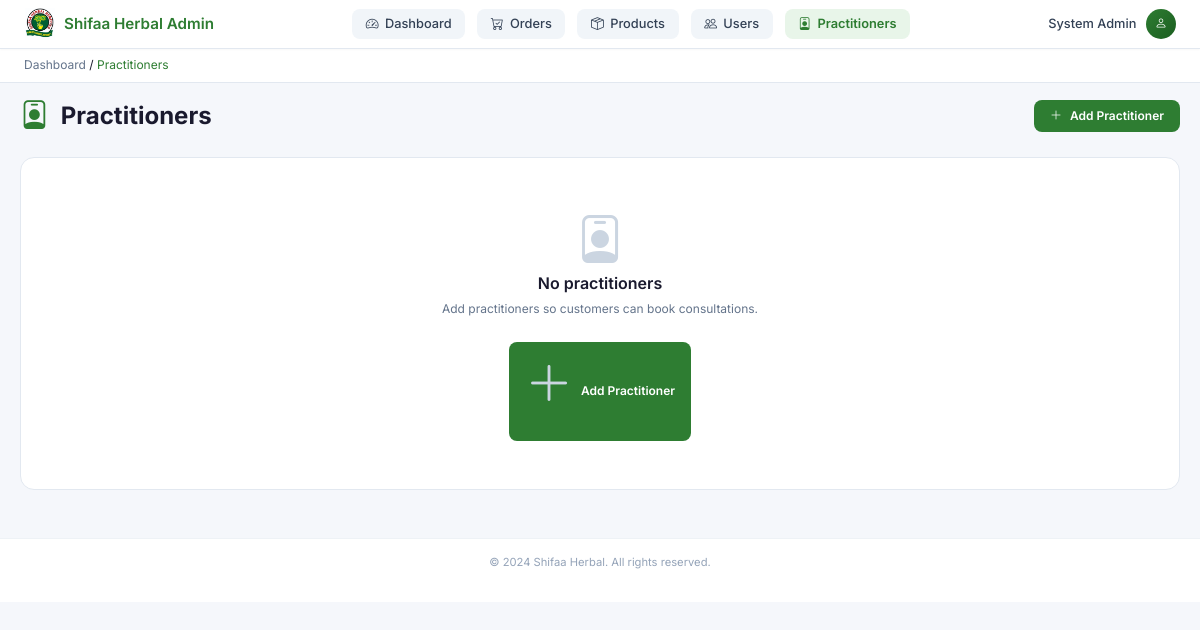
/admin/practitioners (signed in), run on an earlier commit of the app's database.
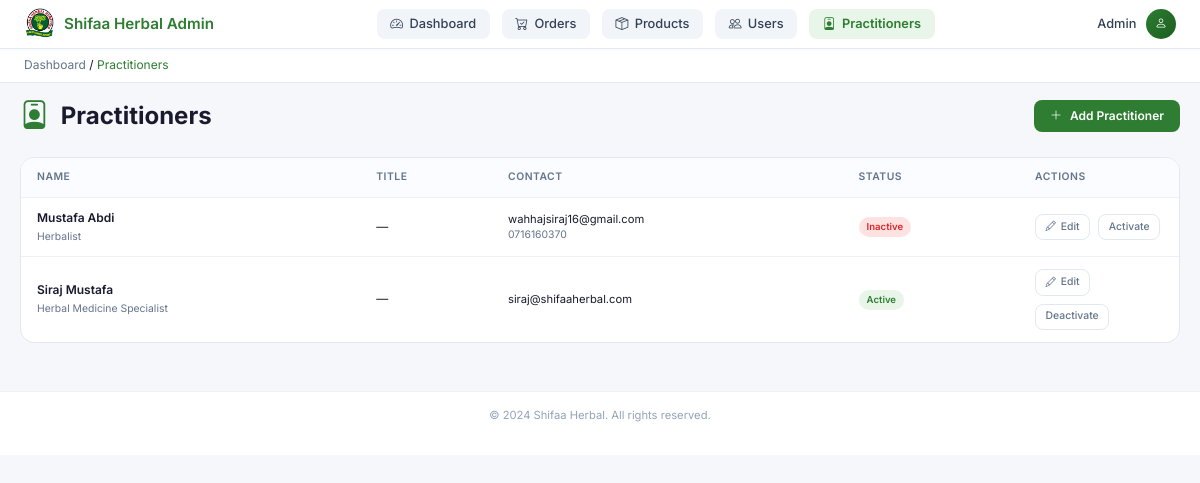
And on a later commit of the database.
### models.py (models this page shows, shortened)
class User(UserMixin, db.Model):
    __tablename__ = 'user'
    id = db.Column(db.Integer, primary_key=True)
    name = db.Column(db.String(100), nullable=False)
    email = db.Column(db.String(120), unique=True, nullable=False, index=True)  # Added index
    phone = db.Column(db.String(20))
    address = db.Column(db.Text)
    role = db.Column(db.String(20), default='user', index=True)  # Added index
    password_hash = db.Column(db.String(255), nullable=False)
    created_at = db.Column(db.DateTime, default=datetime.utcnow)
    updated_at = db.Column(db.DateTime, default=datetime.utcnow, onupdate=datetime.utcnow)
    orders = db.relationship('Order', backref='user', lazy='dynamic')
    cart_items = db.relationship('CartItem', backref='user', lazy='dynamic', cascade='all, delete-orphan')
    appointments = db.relationship('Appointment', backref='user', lazy='dynamic')
    discussions = db.relationship('Discussion', backref='user', lazy='dynamic')
    questions = db.relationship('Question', backref='user', lazy='dynamic')
    stories = db.relationship('Story', backref='user', lazy='dynamic')
    support_requests = db.relationship('SupportRequest', backref='user', lazy='dynamic')
    question_replies = db.relationship('QuestionReply', lazy='dynamic')

class Practitioner(db.Model):
    __tablename__ = 'practitioner'
    id = db.Column(db.Integer, primary_key=True)
    name = db.Column(db.String(100), nullable=False, index=True)  # Added index
    title = db.Column(db.String(100))
    bio = db.Column(db.Text)
    specialties = db.Column(db.String(200), index=True)  # Added index
    image_url = db.Column(db.String(500))
    email = db.Column(db.String(120), unique=True, index=True)  # Added index
    phone = db.Column(db.String(20))
    is_active = db.Column(db.Boolean, default=True, index=True)  # Added index
    created_at = db.Column(db.DateTime, default=datetime.utcnow)
    updated_at = db.Column(db.DateTime, default=datetime.utcnow, onupdate=datetime.utcnow)
    appointments = db.relationship('Appointment', backref='practitioner', lazy='dynamic')
    questions = db.relationship('Question', backref='practitioner', lazy='dynamic')

### app.py (the view)
    @app.route("/admin/practitioners")
    @login_required
    @admin_required
    def admin_practitioners():
        from models import Practitioner
        page = request.args.get('page', 1, type=int)
        paginated_practitioners = Practitioner.query.order_by(Practitioner.name).paginate(
            page=page, per_page=app.config["PRODUCTS_PER_PAGE"], error_out=False
        )
        return render_template("admin/practitioners.html",
                             practitioners=paginated_practitioners.items,
                             pagination=paginated_practitioners)

### templates/admin/practitioners.html (shortened to what the changed rows need)
<!DOCTYPE html>
<html lang="en">
<head>
    <link href="https://cdn.jsdelivr.net/npm/bootstrap@5.3.0-alpha1/dist/css/bootstrap.min.css" rel="stylesheet">
    <link href="https://cdn.jsdelivr.net/npm/bootstrap-icons@1.8.1/font/bootstrap-icons.css" rel="stylesheet">
</head>
<body>
    <div class="top-nav">
        <div class="user-info">
            <span class="user-name">{{ current_user.name if current_user.is_authenticated else 'Admin' }}</span>
            <div class="user-avatar">
                <i class="bi bi-person"></i>
            </div>
        </div>
    </div>
    <div class="main-container">
        <div class="page-header">
            <h1><i class="bi bi-person-badge"></i> Practitioners</h1>
        </div>
        <div class="practitioners-card">
            {% if practitioners %}
            <div class="table-responsive">
                <table class="practitioners-table">
                    <thead>
                        <tr>
                            <th>Name</th>
                            <th>Title</th>
                            <th>Contact</th>
                            <th>Status</th>
                            <th style="width: 160px;">Actions</th>
                        </tr>
                    </thead>
                    <tbody>
                        {% for p in practitioners %}
                        <tr>
                            <td>
                                <div class="practitioner-name">{{ p.name }}</div>
                                <div class="practitioner-title">{{ p.title or 'Herbal Medicine Specialist' }}</div>
                            </div>
                            <td>{{ p.specialty or '—' }}</div>
                            <td>
                                <div class="contact-details">
                                    <div class="email">{{ p.email or '—' }}</div>
                                    {% if p.phone %}
                                    <div class="phone">{{ p.phone }}</div>
                                    {% endif %}
                                </div>
                            </div>
                            <td>
                                {% if p.is_active %}
                                <span class="status-active">Active</span>
                                {% else %}
                                <span class="status-inactive">Inactive</span>
                                {% endif %}
                            <td>
                                <div class="action-buttons">
                                    <a href="{{ url_for('admin_practitioner_edit', practitioner_id=p.id) }}" class="btn-sm">
                                        <i class="bi bi-pencil"></i> Edit
                                    </a>
                                    <form method="post" action="{{ url_for('admin_practitioner_toggle', practitioner_id=p.id) }}" class="d-inline">
                                        <button type="submit" class="btn-sm">
                                            {{ 'Deactivate' if p.is_active else 'Activate' }}
                                        </button>
                                    </form>
                                </div>
                        </tr>
                        {% endfor %}
            {% else %}
            <div class="empty-state">
                <i class="bi bi-person-badge"></i>
                <h4>No practitioners</h4>
                <p>Add practitioners so customers can book consultations.</p>
                <a href="{{ url_for('admin_practitioner_new') }}" class="btn-primary mt-2">
                    <i class="bi bi-plus-lg"></i> Add Practitioner
                </a>
            </div>
            {% endif %}
        </div>
    </div>
    <div class="footer">
    </div>
</body>
</html>

What changed in the data, as far as the page shows it:
changed User: name "System Admin" → "Admin"
added Practitioner: name "Mustafa Abdi", title "Herbalist", specialty "—", email "wahhajsiraj16@gmail.com", phone "0716160370", shows "Inactive", is_active "Activate"
added Practitioner: name "Siraj Mustafa", title "Herbal Medicine Specialist", specialty "—", email "siraj@shifaaherbal.com", shows "Active", is_active "Deactivate"
Also different on the page:
text no longer shown: "No practitioners Add practitioners so customers can book consultations. Add Practitioner"
text now shown: "NAME TITLE CONTACT STATUS ACTIONS"
